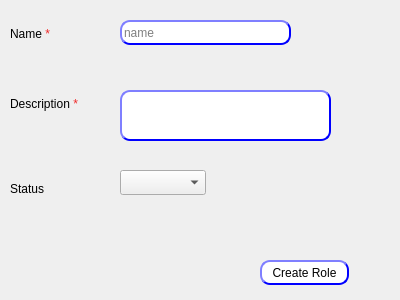
<?xml version="1.0" encoding="UTF-8"?>
<ui version="4.0">
 <class>Dialog</class>
 <widget class="QDialog" name="Dialog">
  <property name="geometry">
   <rect>
    <x>0</x>
    <y>0</y>
    <width>400</width>
    <height>300</height>
   </rect>
  </property>
  <property name="windowTitle">
   <string>Role</string>
  </property>
  <widget class="QComboBox" name="CMB_roleStatus">
   <property name="geometry">
    <rect>
     <x>120</x>
     <y>170</y>
     <width>86</width>
     <height>25</height>
    </rect>
   </property>
  </widget>
  <widget class="QPushButton" name="BTN_createRole">
   <property name="geometry">
    <rect>
     <x>260</x>
     <y>260</y>
     <width>89</width>
     <height>25</height>
    </rect>
   </property>
   <property name="styleSheet">
    <string notr="true">QPushButton{
                                        background-color: white;
                                        border-style: outset;
                                        border-width: 2px;
                                        border-radius: 10px;
                                        border-color: blue;
                                        min-width: 6em;
                                        }
                                        QPushButton:hover {
                                        background: qradialgradient(
                                        cx: 0.3, cy: -0.4, fx: 0.3, fy: -0.4,
                                        radius: 1.35, stop: 0 #fff, stop: 1 #bbb
                                        );
                                        }
                                        QPushButton:pressed {
                                        border-style: inset;
                                        background: qradialgradient(
                                        cx: 0.4, cy: -0.1, fx: 0.4, fy: -0.1,
                                        radius: 1.35, stop: 0 #fff, stop: 1 #ddd
                                        );
                                        }
                                    </string>
   </property>
   <property name="text">
    <string>Create Role</string>
   </property>
  </widget>
  <widget class="QLineEdit" name="LE_name">
   <property name="geometry">
    <rect>
     <x>120</x>
     <y>20</y>
     <width>171</width>
     <height>25</height>
    </rect>
   </property>
   <property name="styleSheet">
    <string notr="true">QLineEdit{
                                        background-color: white;
                                        border-style: outset;
                                        border-width: 2px;
                                        border-radius: 10px;
                                        border-color: blue;
                                        min-width: 6em;
                                        }
                                        QLineEdit:hover {
                                        background: qradialgradient(
                                        cx: 0.3, cy: -0.4, fx: 0.3, fy: -0.4,
                                        radius: 1.35, stop: 0 #fff, stop: 1 #bbb
                                        );
                                        }
                                       QLineEdit:pressed {
                                        border-style: inset;
                                        background: qradialgradient(
                                        cx: 0.4, cy: -0.1, fx: 0.4, fy: -0.1,
                                        radius: 1.35, stop: 0 #fff, stop: 1 #ddd
                                        );
                                        }
                                    </string>
   </property>
   <property name="placeholderText">
    <string>name</string>
   </property>
  </widget>
  <widget class="QLabel" name="label_3">
   <property name="geometry">
    <rect>
     <x>10</x>
     <y>90</y>
     <width>99</width>
     <height>29</height>
    </rect>
   </property>
   <property name="text">
    <string>&lt;html&gt;&lt;head/&gt;&lt;body&gt;&lt;p&gt;Description &lt;span style=&quot; color:#ef2929;&quot;&gt;*&lt;/span&gt;&lt;/p&gt;&lt;/body&gt;&lt;/html&gt;</string>
   </property>
  </widget>
  <widget class="QLabel" name="label_6">
   <property name="geometry">
    <rect>
     <x>10</x>
     <y>20</y>
     <width>99</width>
     <height>29</height>
    </rect>
   </property>
   <property name="text">
    <string>&lt;html&gt;&lt;head/&gt;&lt;body&gt;&lt;p&gt;Name &lt;span style=&quot; color:#ef2929;&quot;&gt;*&lt;/span&gt;&lt;/p&gt;&lt;/body&gt;&lt;/html&gt;</string>
   </property>
  </widget>
  <widget class="QLabel" name="label">
   <property name="geometry">
    <rect>
     <x>10</x>
     <y>180</y>
     <width>67</width>
     <height>17</height>
    </rect>
   </property>
   <property name="text">
    <string>Status</string>
   </property>
  </widget>
  <widget class="QLineEdit" name="LE_DESC">
   <property name="geometry">
    <rect>
     <x>120</x>
     <y>90</y>
     <width>211</width>
     <height>51</height>
    </rect>
   </property>
   <property name="styleSheet">
    <string notr="true">QLineEdit{
                                        background-color: white;
                                        border-style: outset;
                                        border-width: 2px;
                                        border-radius: 10px;
                                        border-color: blue;
                                        min-width: 6em;
                                        }
                                        QLineEdit:hover {
                                        background: qradialgradient(
                                        cx: 0.3, cy: -0.4, fx: 0.3, fy: -0.4,
                                        radius: 1.35, stop: 0 #fff, stop: 1 #bbb
                                        );
                                        }
                                       QLineEdit:pressed {
                                        border-style: inset;
                                        background: qradialgradient(
                                        cx: 0.4, cy: -0.1, fx: 0.4, fy: -0.1,
                                        radius: 1.35, stop: 0 #fff, stop: 1 #ddd
                                        );
                                        }
                                    </string>
   </property>
  </widget>
 </widget>
 <resources/>
 <connections/>
</ui>
